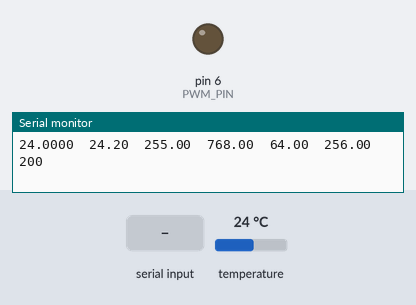
Recording of a sketch running on a simulated Arduino Uno, built with avr-gcc and run on an emulated ATmega328P. Parts: output pins drawn as LEDs (lit = HIGH), the last lines printed to the serial monitor. The test bench sets the inputs (shaded band); at power-on: temperature 24 °C.

Above: at 1.7 s.
1.8 s: "M90\n" received over Serial
At 4.6 s:
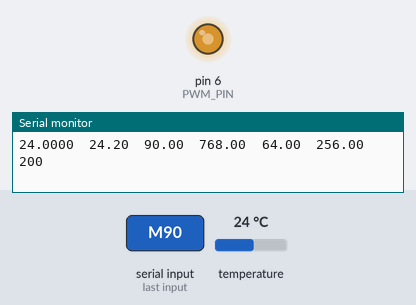
5.5 s: "A" received over Serial
At 9.3 s:
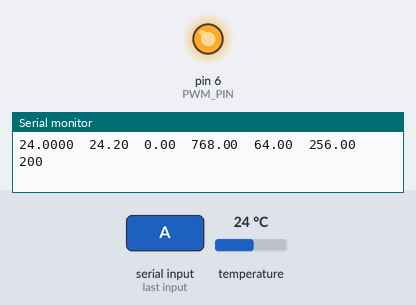
10.0 s: temperature set to 28 °C
At 10.7 s:
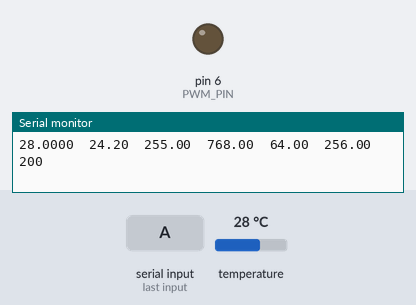
11.8 s: temperature set to 12 °C
At 13.2 s:
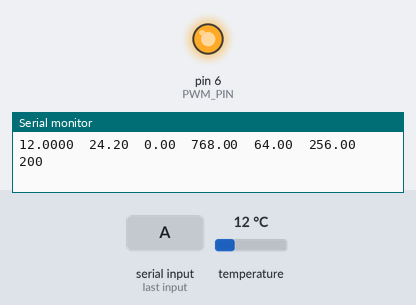
13.6 s: temperature set to 33 °C
At 14.6 s:
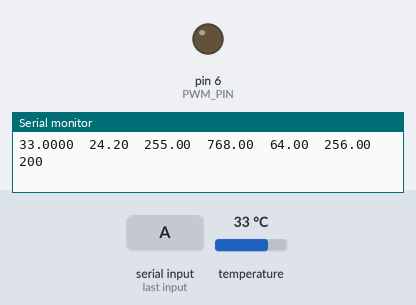
Timing chart, 0 to 16.3 s (numbered marks = the images above; inputs shaded):
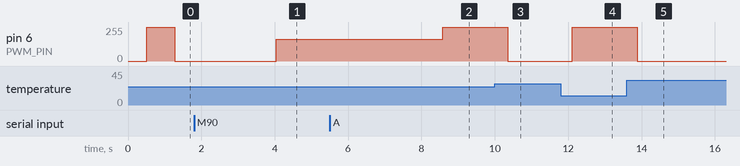

The sketch:

arduinoSoftware.ino
```cpp
#include <DallasTemperature.h>
#include <PID_v1.h>


#define PWM_MAX 255
#define PWM_PIN 6
#define TEMP_PIN 8

double KP = 768;
double KI = 64;
double KD = 256;

int sampleTime = 200;

double input, output;
double setPoint = 379;

OneWire ourWire(TEMP_PIN);
DallasTemperature sensors(&ourWire);

PID myPID(&input, &output, &setPoint,KP,KI,KD, REVERSE);


void setup() {
  delay(500);

  Serial.begin(9600);
  sensors.begin(); //Se inician los sensores
  sensors.setResolution(12);

  myPID.SetMode(AUTOMATIC);
  myPID.SetSampleTime(sampleTime);

  setPWM(0);
}

void loop() {

  readSerial();
  temperatureLoop();

  if(input==-127)
    return;

  if(setPoint==379)
    setPoint= input+0.2;

  myPID.Compute();

  setPWM(output);

  printStatus();

  delay(1000);

}

void printStatus(){

  Serial.print(input,4);

  Serial.print("\t");

  Serial.print(setPoint);

  Serial.print("\t");

  Serial.print(output);

  Serial.print("\t");

  Serial.print(myPID.GetKp());

  Serial.print("\t");

  Serial.print(myPID.GetKi());

  Serial.print("\t");

  Serial.print(myPID.GetKd());

  Serial.print("\t");

  Serial.println(sampleTime);
}


void temperatureLoop(){
  sensors.requestTemperatures(); //Prepara el sensor para la lectura

  input = sensors.getTempCByIndex(0); //Realiza la lectura

}

void readSerial(){
  int value;
  String data;
  if(Serial.available()){
    data = Serial.readString();

    char key = data[0];
    String value = data.substring(1,data.length());

    switch(key){
      case 'S':
        setPoint = value.toFloat();
        break;
      case 'P':
        KP = value.toFloat();
        break;
      case 'I':
        KI = value.toFloat();
        break;
      case 'D':
        KD = value.toFloat();
        break;
      case 'M':
        myPID.SetMode(MANUAL);
        output=value.toInt();
        break;
      case 'A':
        myPID.SetMode(AUTOMATIC);
        break;
      case 'T':
        sampleTime= value.toInt();
        myPID.SetSampleTime(sampleTime);
        break;


    }

    if(key == 'P' || key == 'I' || key == 'D')
      myPID.SetTunings(KP,KI,KD);


  }
}

void setPWM(int pwm){
    analogWrite(PWM_PIN, PWM_MAX - pwm);
}
```

Measured:
- after the input at 1.8 s, pin 6 (PWM_PIN): 0/255 → 165/255 after 2.2 s
- after the input at 5.5 s, pin 6 (PWM_PIN): 165/255 → 255/255 after 3.1 s
- after the input at 10.0 s, pin 6 (PWM_PIN): 255/255 → 0/255 after 0.35 s
- after the input at 11.8 s, pin 6 (PWM_PIN): 0/255 → 255/255 after 0.32 s
- after the input at 13.6 s, pin 6 (PWM_PIN): 255/255 → 0/255 after 0.28 s
